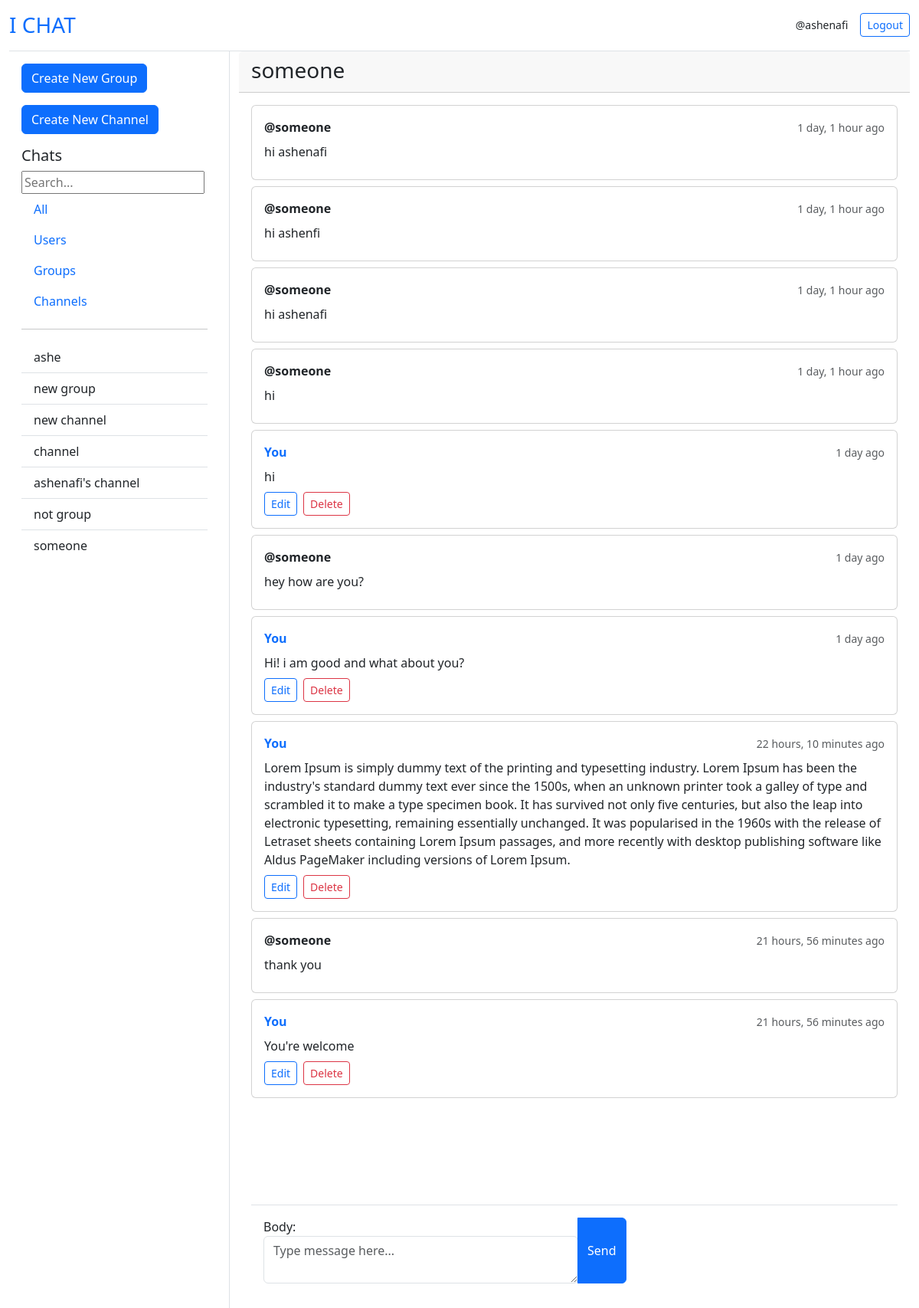
The page /friend/2 (signed in) on the database as committed earlier.
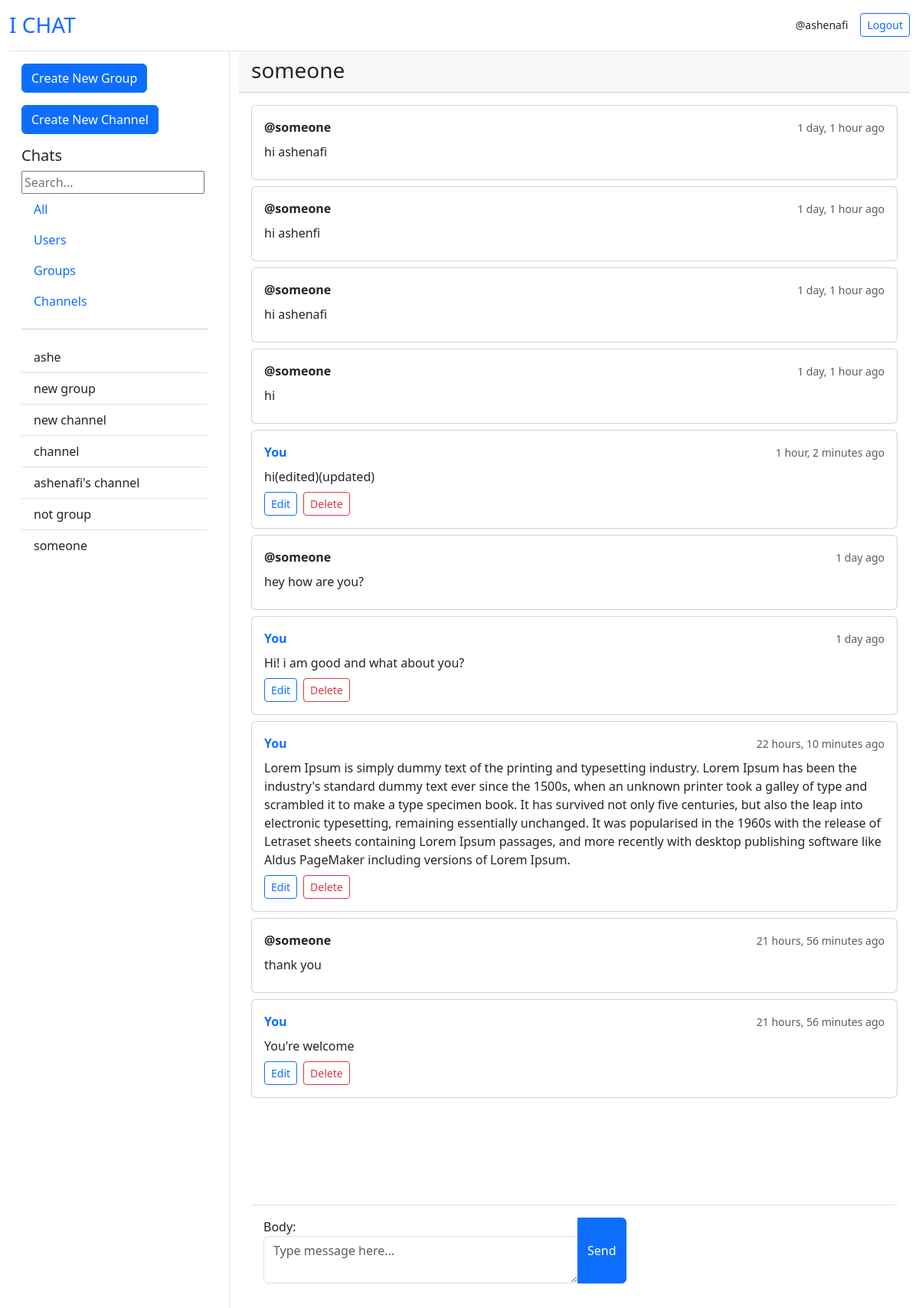
The same page on the database as committed later.
### core/models.py (models this page shows, shortened)
class FriendMessage(models.Model):
    sender = models.ForeignKey(User, on_delete=models.CASCADE)
    reciever = models.ForeignKey(User, on_delete=models.SET_NULL, related_name='reciever', null=True)
    body = models.TextField()
    created_at = models.DateTimeField(auto_now_add=True)
    updated_at = models.DateTimeField(auto_now=True)

### core/views.py (the view, shortened to what this page needs)
# urls.py: path('friend/<int:pk>', views.friend, name='friend'),
def friend(request, pk):
    friend = User.objects.get(id = pk)
    users = User.objects.all()
    groups = Group.objects.all()
    messages = FriendMessage.objects.all()
    form = FriendMessageForm()
    context = {
        'form':form,
        'groups':groups,
        'friend':friend,
        'users':users,
        'messages':messages,
    }
    return render(request, 'core/friends.html', context)

### core/forms.py
class FriendMessageForm(ModelForm):
    class Meta:
        model = FriendMessage
        fields = ['body']
        widgets = {
            'body': Textarea(attrs={
                'class': 'form-control',
                'rows': 2,
                'name': 'message',
                'style': "width: 100%",
                'data-custom': 'some-value',
                'placeholder': "Type message here..."
            }),
        }

### core/templates/core/friends.html (shortened to what this page needs)
{% extends 'core/home.html' %}
{% block chat %}
<div class="card h-100 border-0">
    <div class="card-header">
        <h3 class="card-title mb-1">{{friend.username}}</h3>
    </div>
    <div class="card-body d-flex flex-column p-3">
        <div class="flex-grow-1 overflow-auto pb-5" style="max-height: calc(100vh - 200px);">
            {% for message in messages %}
                {% if message.sender == request.user or message.reciever == request.user %}
                    <div class="mb-2">
                        <div class="card">
                            <div class="card-body p-3">
                                <div class="d-flex justify-content-between align-items-center mb-2">
                                    <div>
                                        {% if message.sender == request.user %}
                                            <strong class="text-primary">You</strong>
                                        {% else %}
                                            <strong class="text-dark">@{{message.sender}}</strong>
                                        {% endif %}
                                    </div>
                                    <div>
                                        <small class="text-muted">{{message.updated_at | timesince}} ago</small>
                                    </div>
                                </div>
                                <div class="message-body mb-2">
                                    <p class="mb-0">{{message.body}}</p>
                                </div>
                                {% if message.sender == request.user %}
                                <div class="d-flex gap-2">
                                    <a href="{% url 'edit_fr_message' message.id friend.id %}" class="btn btn-sm btn-outline-primary">Edit</a>
                                    <a href="#" class="btn btn-sm btn-outline-danger">Delete</a>
                                </div>
                                {% endif %}
                            </div>
                        </div>
                    </div>
                {% endif %}
            {% endfor %}
        </div>
        <form method="post" class="mt-3 position-sticky bottom-0 bg-white p-3 border-top">
            <div class="input-group">
                {{form}}
                <button type="submit" class="btn btn-primary">Send</button>
            </div>
        </form>
    </div>
</div>
{% endblock %}

Rows that differ between the two databases and show on the page:
changed FriendMessage: updated_at "1 day" → "1 hour, 2 minutes"; body "hi" → "hi(edited)(updated)"
